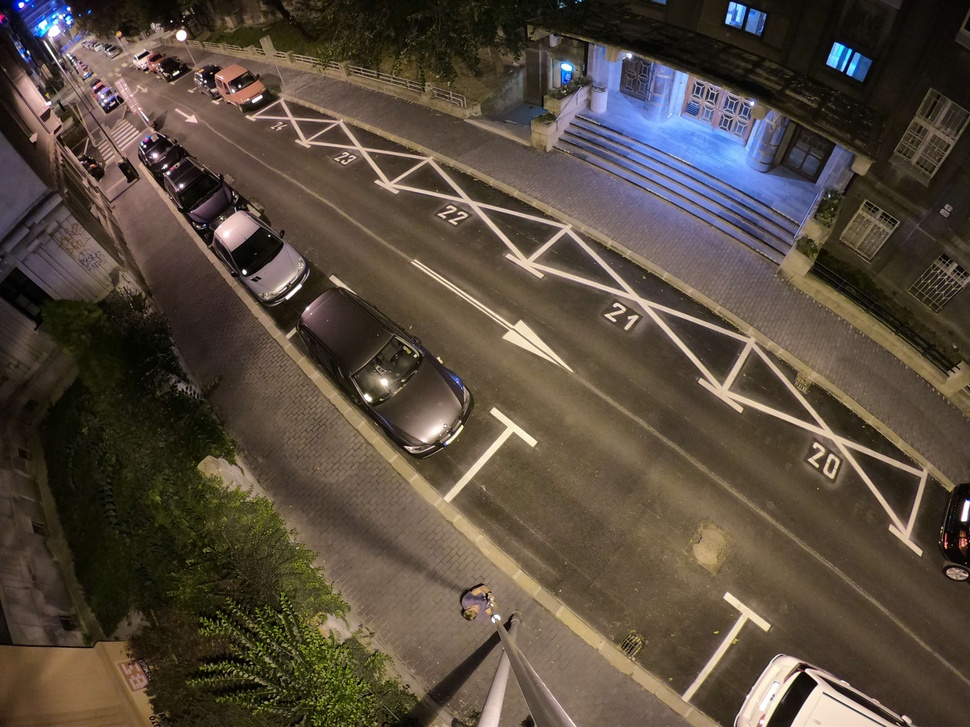
#> input picture Solution/Datasets/parking_rois_gopro/images/GOPR0029.JPG, 970 x 727 px, shrunk from 4000 x 3000 before the run, given in place of entry.mp4, which was not available
$ python car_plate.py
#> lines starting #> are read from the running program, lines starting #| are printed output that depends on the picture
import cv2
import numpy as np
import pytesseract
import re
import hashlib
import requests
from datetime import datetime
from enum import Enum


class CameraRole(Enum):
    ENTRANCE = "entrance"
    EXIT = "exit"
    MONITORING = "monitoring"


class ParkingCamera:
    def __init__(self, camera_id, role, server_url, salt_key):
        """
        Initialize parking camera with specific role

        Args:
            camera_id: Unique identifier for this camera
            role: CameraRole enum (ENTRANCE, EXIT, or MONITORING)
            server_url: URL of the parking management server
            salt_key: Secret salt for hashing plate numbers
        """
        self.camera_id = camera_id
        self.role = role
        self.server_url = server_url
        self.salt_key = salt_key

    # [125 lines left out: functions hash_plate, send_to_server, is_valid_plate_text, is_valid_plate_shape, detect_plate, not called in this run]

    def process_video(self, source=0, skip_frames=2, send_interval=30):
        """
        Process video from file or webcam

        Args:
            source: 0 for webcam, or path to video file
            skip_frames: process every Nth frame
            send_interval: minimum frames between sending same plate
        """
#> called with source = '../test_videos/entry.mp4', skip_frames = 2, send_interval = 30
        cap = cv2.VideoCapture(source)

        if not cap.isOpened():
            print("Error: Could not open video source")
            return

        print(f"\n{'=' * 60}")
        print(f"  PARKING CAMERA - {self.role.value.upper()}")
        print(f"  Camera ID: {self.camera_id}")
        print(f"  Server: {self.server_url}")
        print(f"{'=' * 60}")
        print("\nControls:")
        print("  'q' - Quit")
        print("  's' - Save current detection")
        print("\nStatus: Running...\n")

        frame_count = 0
        last_valid_detection = None
        detection_confidence = 0
        sent_plates = {}  # Track sent plates to avoid duplicates

        while True:
            ret, frame = cap.read()
#> frame is the input picture: shape (727, 970, 3); mean B, G, R 61.8, 74.2, 86.1

            if not ret:
                print("End of video or cannot read frame")
                break

            frame_count += 1
            display_frame = frame.copy()

            if frame_count % skip_frames == 0:
                cropped, text, location = self.detect_plate(frame)

                if text and location is not None:
                    last_valid_detection = (cropped, text, location)
                    detection_confidence = 10

                    # Send to server if not recently sent
                    if text not in sent_plates or (frame_count - sent_plates[text]) > send_interval:
                        self.send_to_server(text)
                        sent_plates[text] = frame_count

            if last_valid_detection is not None and detection_confidence > 0:
                cropped, text, location = last_valid_detection

                cv2.drawContours(display_frame, [location], -1, (0, 255, 0), 3)

                cv2.putText(display_frame, text,
                            (location[0][0][0], location[0][0][1] - 10),
                            cv2.FONT_HERSHEY_SIMPLEX, 0.9, (0, 255, 0), 2)

                if cropped is not None and cropped.size > 0:
                    cv2.imshow("Detected Plate", cropped)

                detection_confidence -= 1

            # Display camera info and status
            role_color = (0, 255, 255) if self.role == CameraRole.ENTRANCE else \
                (0, 165, 255) if self.role == CameraRole.EXIT else (255, 255, 0)

            cv2.putText(display_frame, f"Role: {self.role.value.upper()}",
                        (10, 30), cv2.FONT_HERSHEY_SIMPLEX, 0.7, role_color, 2)

            status = f"Plate: {last_valid_detection[1] if last_valid_detection else 'Searching...'}"
            cv2.putText(display_frame, status, (10, 60),
                        cv2.FONT_HERSHEY_SIMPLEX, 0.7, (0, 255, 0), 2)
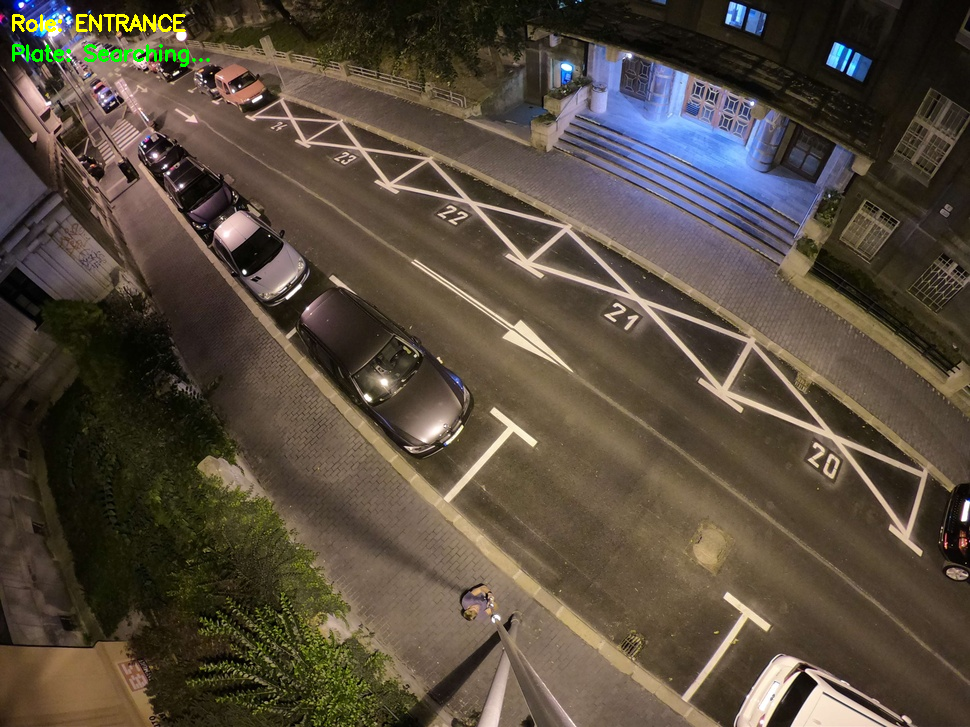
#> display_frame: shape (727, 970, 3); mean B, G, R 61.5, 74.9, 86.2

            cv2.imshow(f"Camera {self.camera_id} - {self.role.value}", display_frame)

            key = cv2.waitKey(1) & 0xFF
#> (key q is pressed here)
            if key == ord('q'):
                break
            elif key == ord('s') and last_valid_detection is not None:
                cropped, text, _ = last_valid_detection
                filename = f"plate_{self.camera_id}_{text}_{datetime.now().strftime('%Y%m%d_%H%M%S')}.jpg"
                cv2.imwrite(filename, cropped)
                print(f"Saved: {filename}")

        cap.release()
        cv2.destroyAllWindows()


if __name__ == "__main__":
    # Configuration
    SERVER_URL = "http://localhost:5000"  # Change to your server URL
    SALT_KEY = "your_secret_salt_key_here_change_this"  # IMPORTANT: Change this!

    # Example: Entrance Camera
    camera = ParkingCamera(
        camera_id="CAM_ENTRANCE_01",
        role=CameraRole.ENTRANCE,
        server_url=SERVER_URL,
        salt_key=SALT_KEY
    )

    # For video file:
    camera.process_video("../test_videos/entry.mp4")

    # [20 lines of commented-out code are left out]

$ run again, on Solution/Datasets/parking_rois_gopro/images/GOPR0031.JPG
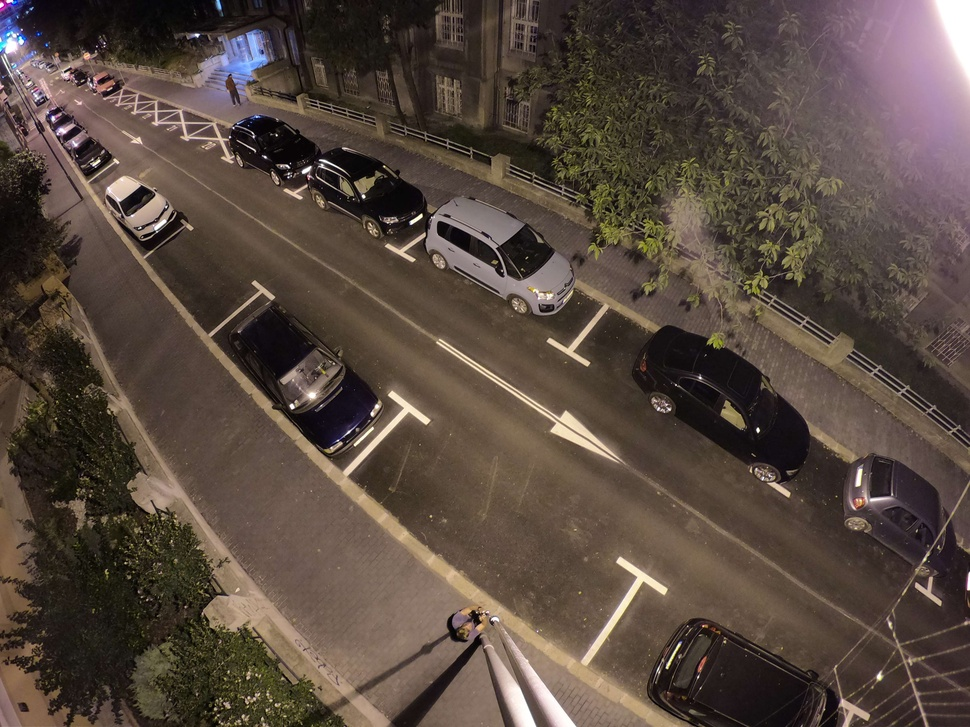
#> input picture Solution/Datasets/parking_rois_gopro/images/GOPR0031.JPG, 970 x 727 px, shrunk from 4000 x 3000 before the run, given in place of entry.mp4, which was not available
#> in process_video, frame is the input picture: shape (727, 970, 3); mean B, G, R 63.7, 73, 87.1
#> in process_video, `cv2.putText(display_frame, status, (10, 60), cv2.FONT_HERSHEY_SIMPLEX,..`:
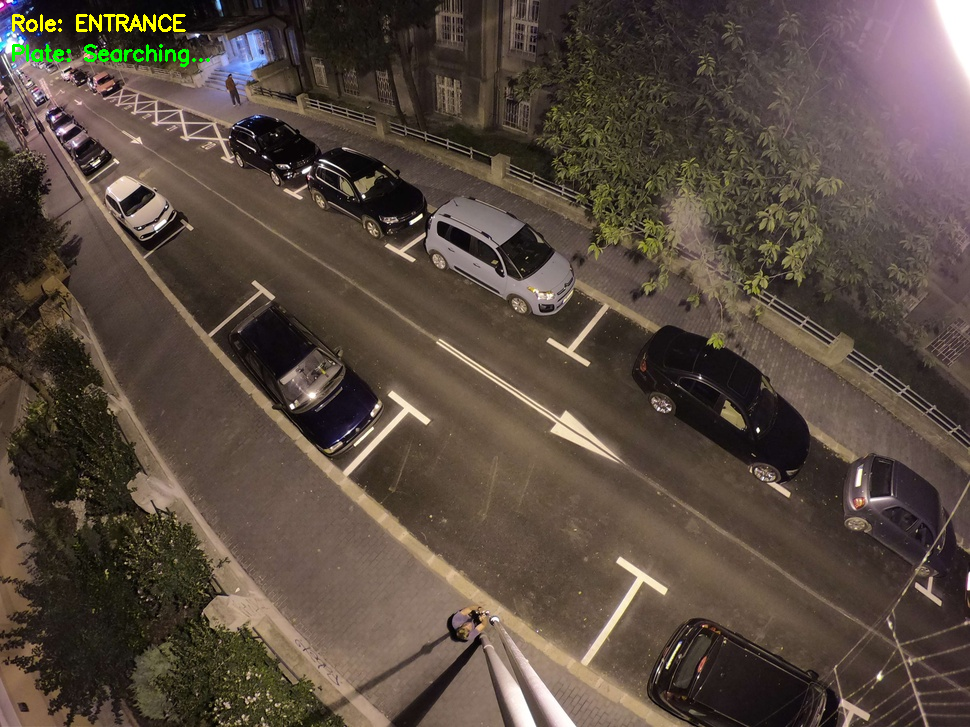
#> display_frame: shape (727, 970, 3); mean B, G, R 63.5, 73.8, 87.4

$ run again, on Solution/Datasets/parking_rois_gopro/images/GOPR0043.JPG
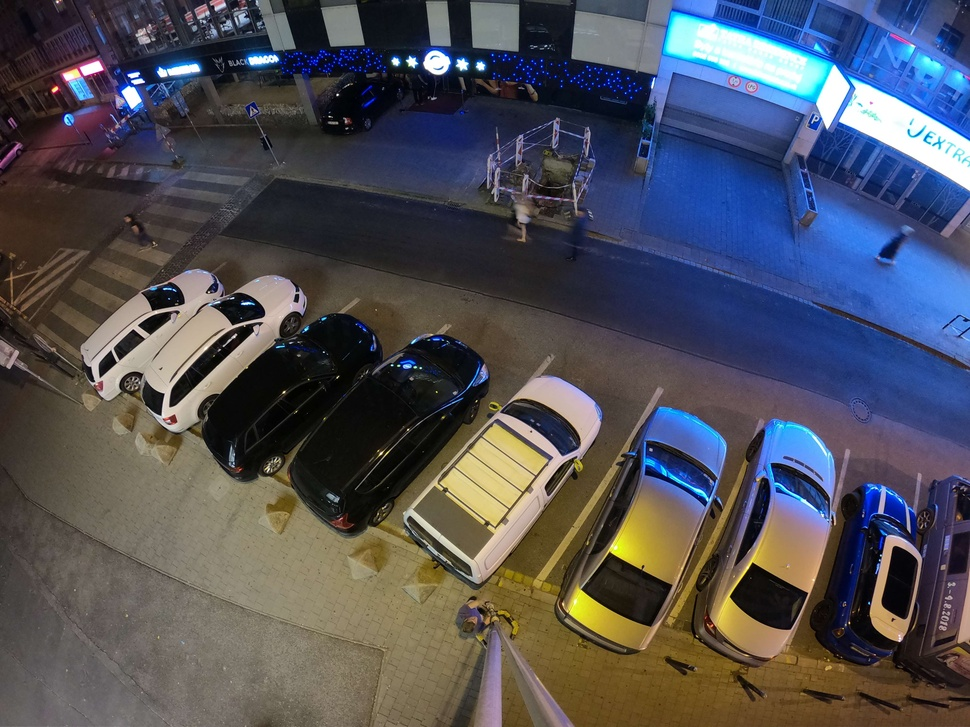
#> input picture Solution/Datasets/parking_rois_gopro/images/GOPR0043.JPG, 970 x 727 px, shrunk from 4000 x 3000 before the run, given in place of entry.mp4, which was not available
#> in process_video, frame is the input picture: shape (727, 970, 3); mean B, G, R 88, 79.7, 79.2
#> in process_video, `cv2.putText(display_frame, status, (10, 60), cv2.FONT_HERSHEY_SIMPLEX,..`:
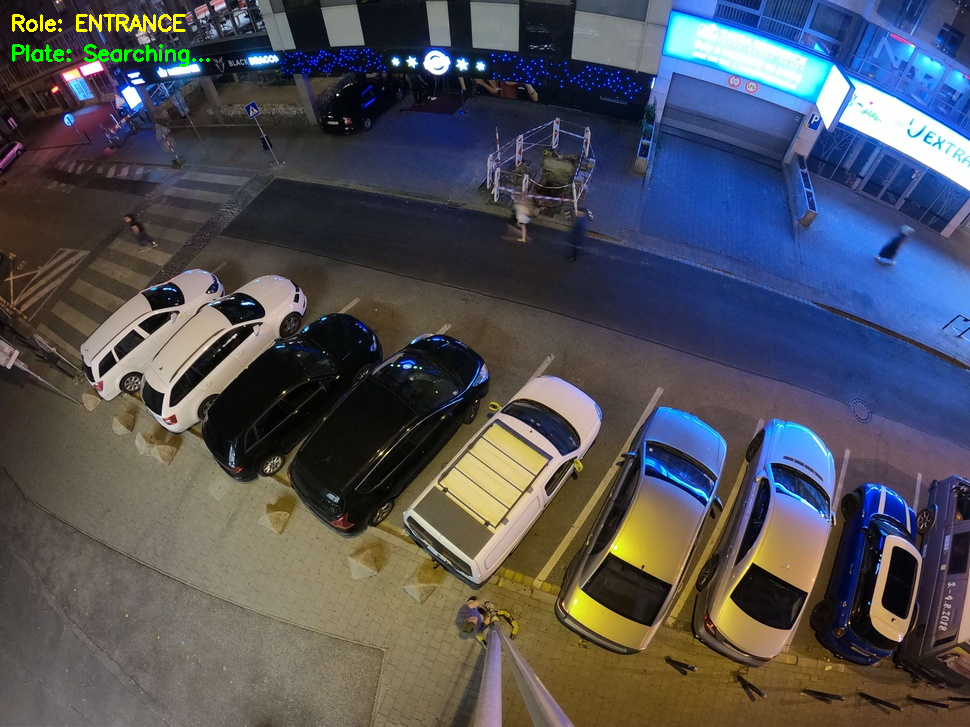
#> display_frame: shape (727, 970, 3); mean B, G, R 87.8, 80.5, 79.5

$ run again, on Solution/Datasets/parking_rois_gopro/images/GOPR0045.JPG
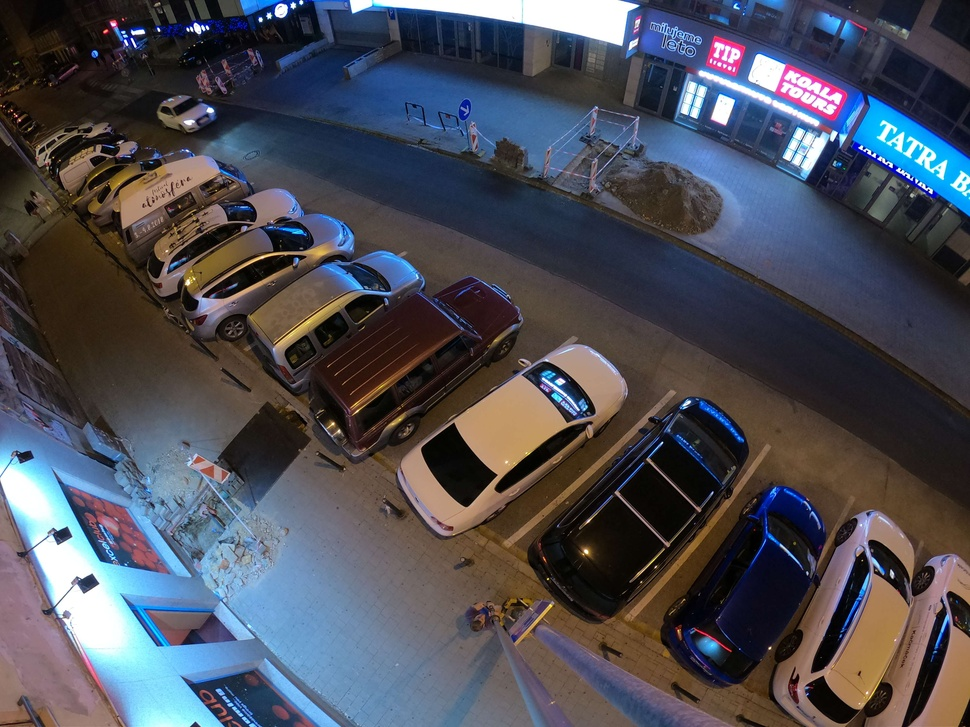
#> input picture Solution/Datasets/parking_rois_gopro/images/GOPR0045.JPG, 970 x 727 px, shrunk from 4000 x 3000 before the run, given in place of entry.mp4, which was not available
#> in process_video, frame is the input picture: shape (727, 970, 3); mean B, G, R 85.9, 76.6, 75.6
#> in process_video, `cv2.putText(display_frame, status, (10, 60), cv2.FONT_HERSHEY_SIMPLEX,..`:
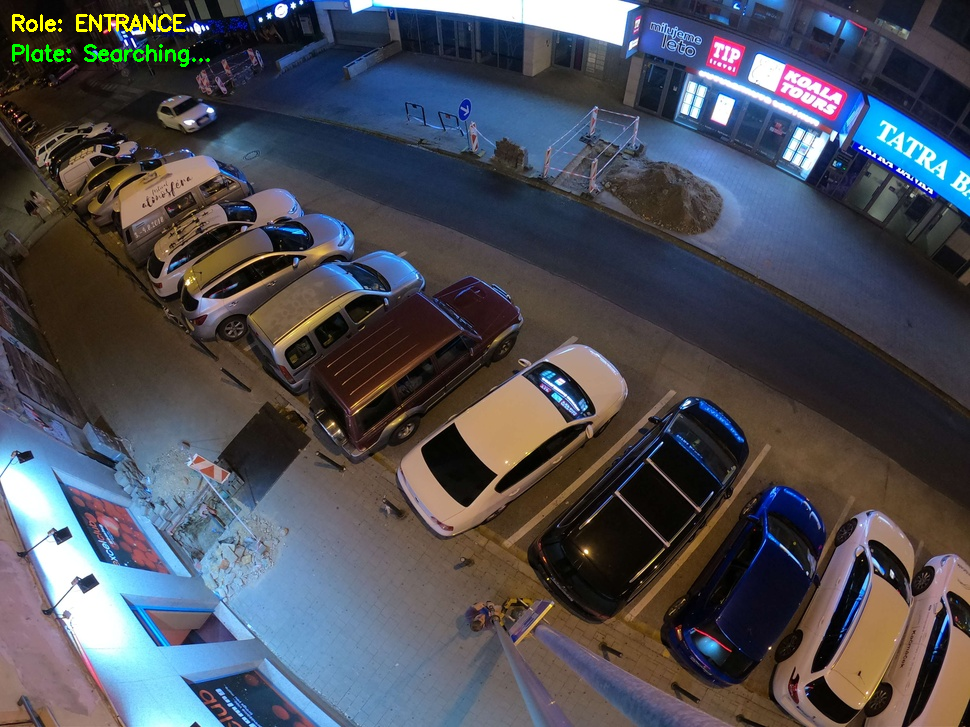
#> display_frame: shape (727, 970, 3); mean B, G, R 85.8, 77.5, 76
